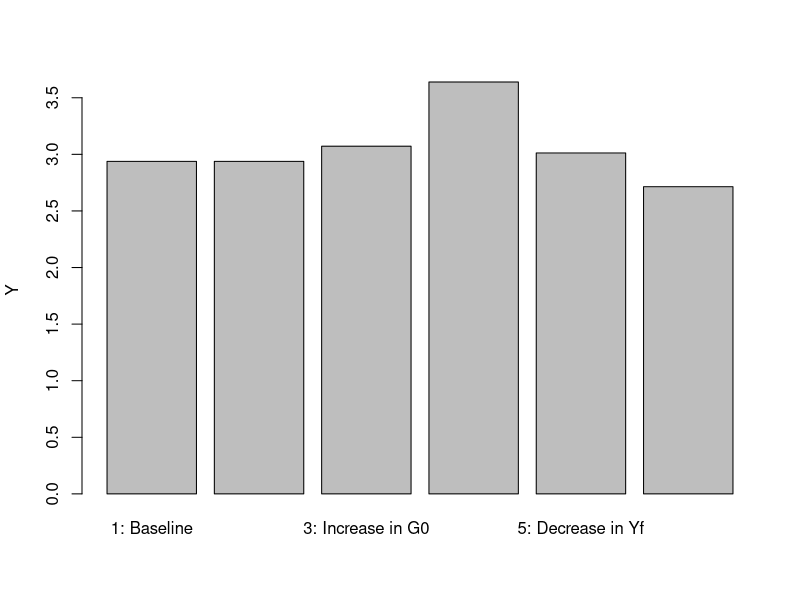
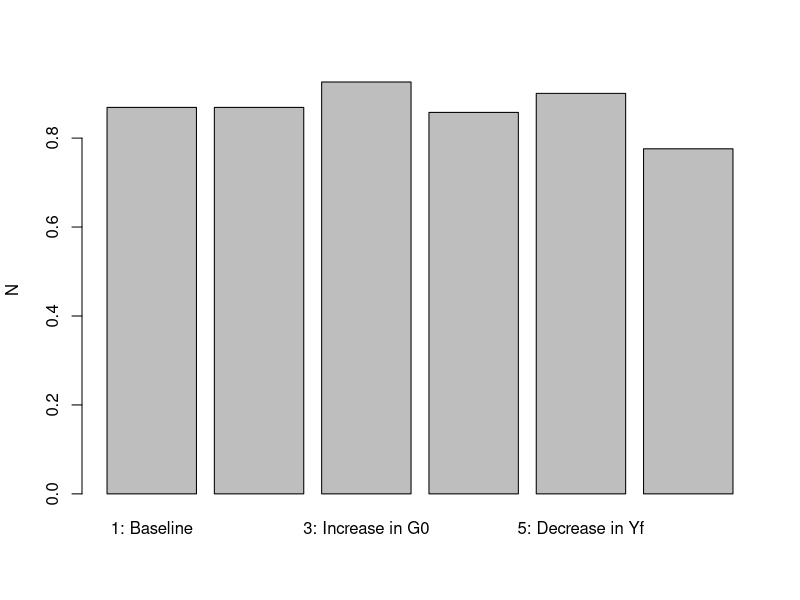
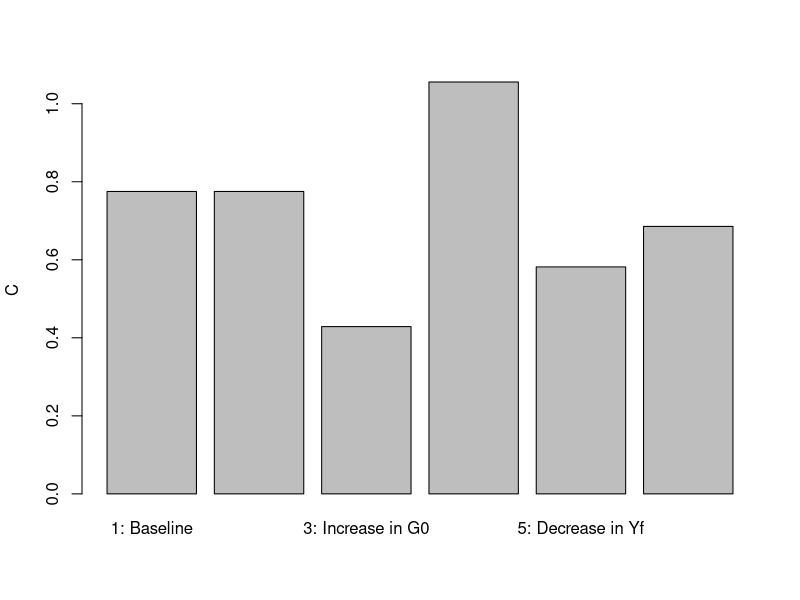
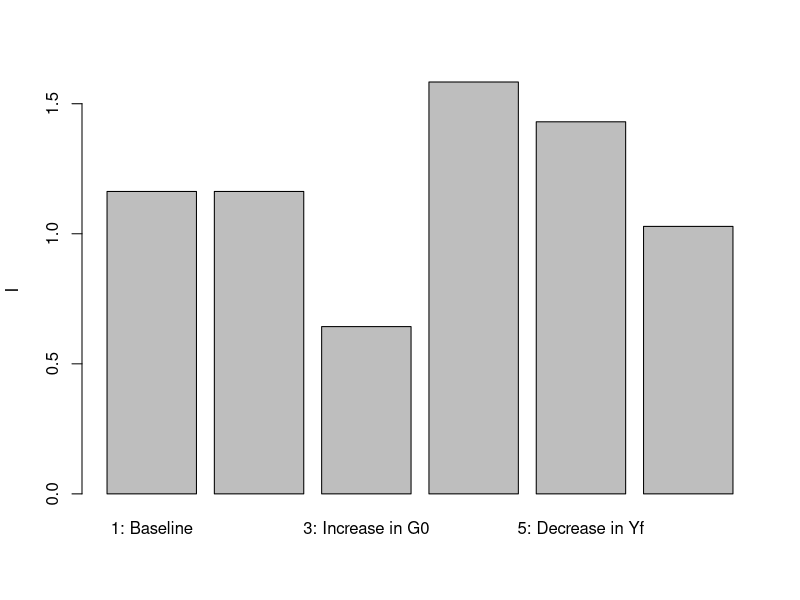
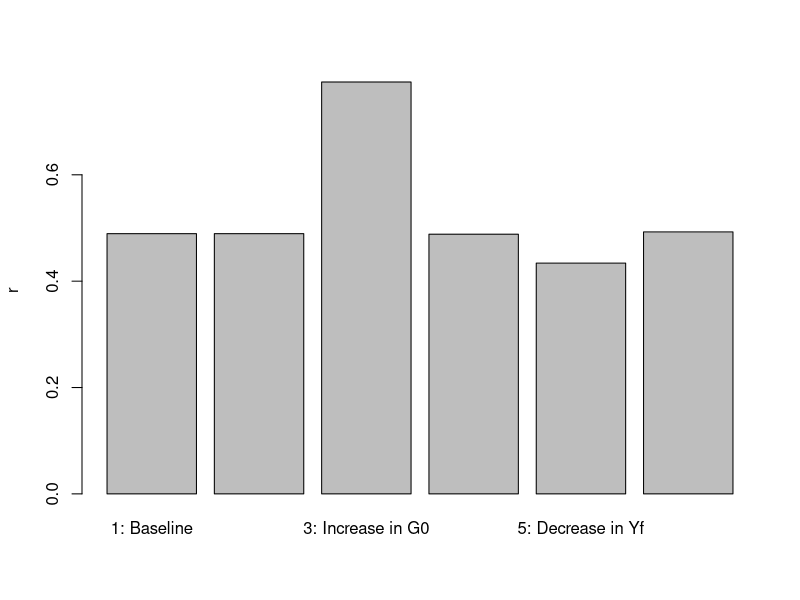
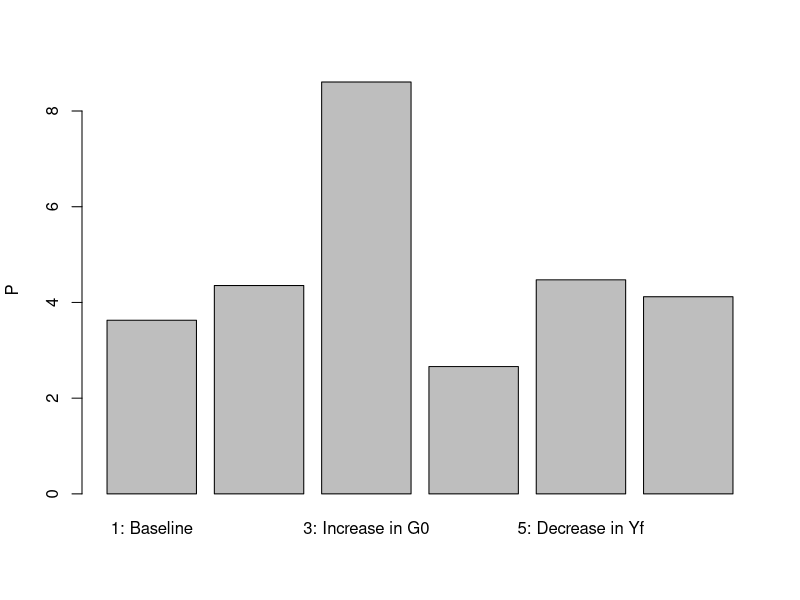
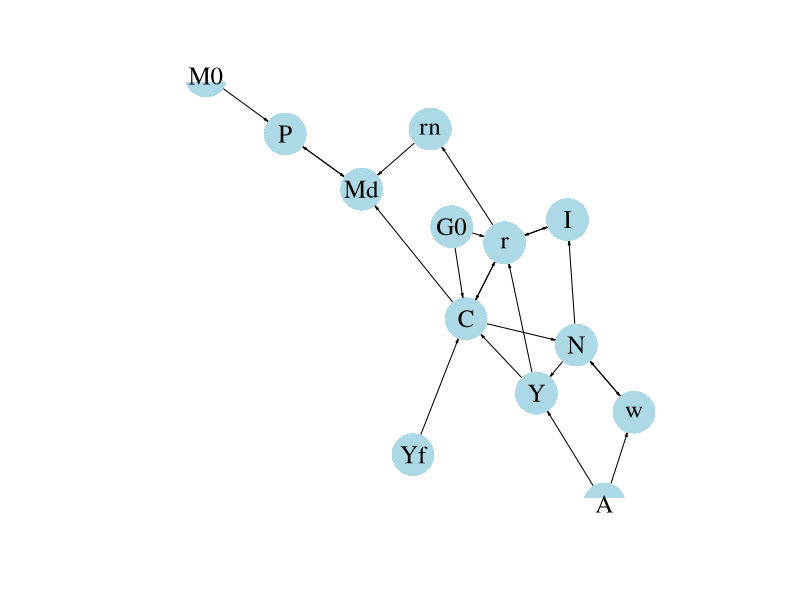

Generate these figures, in order, with R:
## ---- chunk 1

# Clear the environment
rm(list=ls(all=TRUE))

# Set number of scenarios (including baseline)
S=6

#Create vector in which equilibrium solutions from different parameterisations will be stored
Y_star=vector(length=S) # Income/output
w_star=vector(length=S) # Real wage
C_star=vector(length=S) # Consumption
I_star=vector(length=S) # Investment
r_star=vector(length=S) # Real interest rate
rn_star=vector(length=S) # Nominal interest rate
N_star=vector(length=S) # Employment
P_star=vector(length=S) # Price level

# Create and parameterise exogenous variables/parameters that will be shifted
M0=vector(length=S) # money supply
G0=vector(length=S) # government expenditures
A=vector(length=S)  # productivity
Yf=vector(length=S) # expected future income
b1=vector(length=S) # household preference for leisure
M0[]=5
G0[]=1
A[]=2
Yf[]=1
b1[]=0.4

# Set parameter values for different scenarios
for (i in 1:S){ 
  if (i==2){ # scenario 2: monetary expansion 
  M0[2]=6
  }
  if (i==3){ # scenario 3: fiscal expansion
    G0[3]=2
  }
  if (i==4){ # scenario 4: productivity boost
    A[4]=2.5
    }
  if (i==5){ # scenario 5: lower expected future income
    Yf[5]=0.2
  }
  if (i==6){ # scenario 6: increased preference for leisure
    b1[6]=0.8
  }
}

#Set constant parameter values
a=0.3  # Capital elasticity of output
b2=0.9 # discount rate
b3=0.6 # household preference for money
K=5    # Exogenous capital stock
pe=0.02 # Expected rate of inflation
Gf=1  # Future government spending

# Initialise endogenous variables at arbitrary positive value
w=1
C=1
I=1
Y=C+I
r=0.3
N=1.3
P=1

#Solve this system numerically through 1000 iterations based on the initialisation
for (i in 1:S){
  
for (iterations in 1:1000){
  
  #Model equations
  
  #(1) Cobb-Douglass production function  
  Y = A[i]*(K^a)*N^(1-a)
  
  #(2) Labour demand 
  w = A[i]*(1-a)*(K^a)*N^(-a) 
  
  #(3) Labour supply
  N = 1 - (b1[i]*C)/w
  
  #(4) Consumption demand
  C = (1/(1+b2+b3))*(Y - G0[i] + (Yf[i]-Gf)/(1+r)) 
   
  #(5) Investment demand, solved for r
  r=(I^(a-1))*a*A[i]*N^(1-a) 
   
  #(6) Goods market equilibrium condition, solved for I
  I = Y - C - G0[i]
  
  #(7) Nominal interest rate
  rn = r + pe
  
  #(8) Price level
  P = (M0[i]*rn)/((1+rn)*b3*C) 

}
  
#Save results for different parameterisations in vector
Y_star[i]=Y
w_star[i]=w
C_star[i]=C
I_star[i]=I
r_star[i]=r
N_star[i]=N
P_star[i]=P
rn_star[i]=rn
}

## ---- chunk 2
#| label: fig-output-neocl
#| fig-cap: Output
barplot(Y_star, ylab="Y", names.arg=c("1: Baseline", "2: Increase in M0", "3: Increase in G0","4: Increase in A", 
                                           "5: Decrease in Yf", "6: Increase in b1"))

## ---- chunk 3
#| label: fig-employment-neocl
#| fig-cap: Employment
barplot(N_star, ylab="N",  names.arg=c("1: Baseline", "2: Increase in M0", "3: Increase in G0","4: Increase in A", 
                                       "5: Decrease in Yf", "6: Increase in b1"))

## ---- chunk 4
#| label: fig-consumption
#| fig-cap: Consumption
barplot(C_star, ylab="C",  names.arg=c("1: Baseline", "2: Increase in M0", "3: Increase in G0","4: Increase in A", 
                                       "5: Decrease in Yf", "6: Increase in b1"))

## ---- chunk 5
#| label: fig-investment
#| fig-cap: Investment
barplot(I_star, ylab="I",  names.arg=c("1: Baseline", "2: Increase in M0", "3: Increase in G0","4: Increase in A", 
                                       "5: Decrease in Yf", "6: Increase in b1"))

## ---- chunk 6
#| label: fig-interest_rate
#| fig-cap: Interest rate
barplot(r_star, ylab="r", names.arg=c("1: Baseline", "2: Increase in M0", "3: Increase in G0","4: Increase in A", 
                                      "5: Decrease in Yf", "6: Increase in b1"))

## ---- chunk 7
#| label: fig-price_level
#| fig-cap: Price level
barplot(P_star, ylab="P",  names.arg=c("1: Baseline", "2: Increase in M0", "3: Increase in G0","4: Increase in A", 
                                       "5: Decrease in Yf", "6: Increase in b1"))


## ---- chunk 8
#| message: false
#| label: fig-dg
#| fig-cap: Directed graph

## Create directed graph
# Construct auxiliary Jacobian matrix for 13 variables: Y	w	N	C	I	r	P	rn M0	G0 A Yf Md
# where non-zero elements in regular Jacobian are set to 1 and zero elements are unchanged

M_mat=matrix(c(0,0,1,0,0,0,0,0,0,0,1,0,0,
              0,0,1,0,0,0,0,0,0,0,1,0,0,
              0,1,0,1,0,0,0,0,0,0,0,0,0,
              1,0,0,0,0,1,0,0,0,1,0,1,0,
              0,0,1,0,0,1,0,0,0,0,0,0,0,
              1,0,0,1,1,0,0,0,0,1,0,0,0,
              0,0,0,0,0,0,0,0,1,0,0,0,1,
              0,0,0,0,0,1,0,0,0,0,0,0,0,
              0,0,0,0,0,0,0,0,0,0,0,0,0,
              0,0,0,0,0,0,0,0,0,0,0,0,0,
              0,0,0,0,0,0,0,0,0,0,0,0,0,
              0,0,0,0,0,0,0,0,0,0,0,0,0,
              0,0,0,1,0,0,1,1,0,0,0,0,0), 13, 13, byrow=TRUE)

# Create adjacency matrix from transpose of auxiliary Jacobian and add column names
A_mat=t(M_mat)
colnames(A_mat) = c("Y","w","N","C","I","r","P","rn", "M0","G0","A","Yf", "Md")

# Create and plot directed graph from adjacency matrix
library(igraph)
dg= graph_from_adjacency_matrix(A_mat, mode="directed", weighted= NULL)
plot(dg, main="", vertex.size=20, vertex.color="lightblue", 
     vertex.label.color="black", edge.arrow.size=0.2, edge.width=1,
     edge.arrow.width=0.8, edge.color="black", vertex.label.cex=1.5, vertex.frame.color="NA", margin=-0.2)
